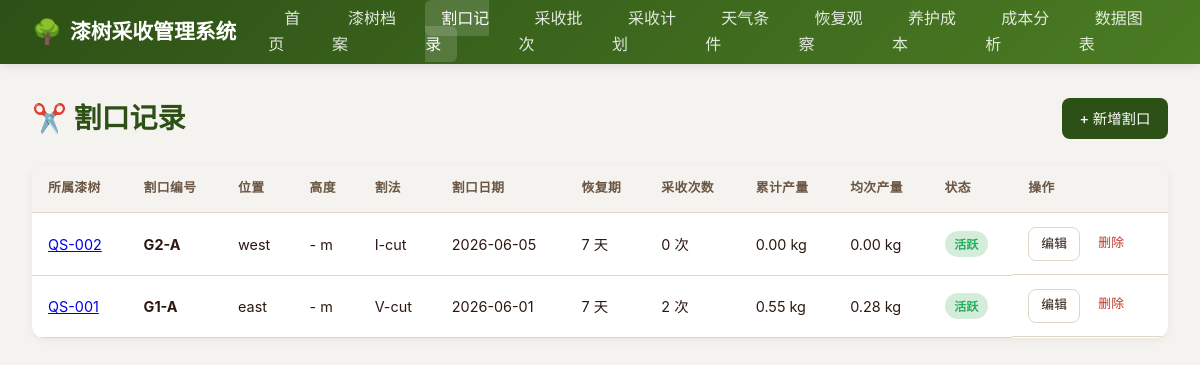
The app's page /incisions with its own data.
### models.py (models this page shows)
class Incision(Base):
    __tablename__ = "incisions"
    id = Column(Integer, primary_key=True, index=True)
    tree_id = Column(Integer, ForeignKey("lacquer_trees.id"), nullable=False)
    incision_code = Column(String(50), nullable=False)
    position = Column(String(100), nullable=False)
    height = Column(Float)
    method = Column(String(50), nullable=False)
    incision_date = Column(Date, nullable=False)
    recovery_days = Column(Integer, default=7)
    total_harvests = Column(Integer, default=0)
    total_yield = Column(Float, default=0.0)
    avg_yield = Column(Float, default=0.0)
    status = Column(String(20), default="活跃")
    remarks = Column(Text)
    tree = relationship("LacquerTree", back_populates="incisions")
    harvests = relationship("HarvestBatch", back_populates="incision", cascade="all, delete-orphan")

class LacquerTree(Base):
    __tablename__ = "lacquer_trees"
    id = Column(Integer, primary_key=True, index=True)
    tree_code = Column(String(50), unique=True, nullable=False, index=True)
    species = Column(String(100))
    age = Column(Integer)
    location = Column(String(200))
    altitude = Column(Float)
    soil_type = Column(String(100))
    planting_date = Column(Date)
    status = Column(String(20), default="正常")
    remarks = Column(Text)
    created_at = Column(DateTime(timezone=True), server_default=func.now())
    incisions = relationship("Incision", back_populates="tree", cascade="all, delete-orphan")
    observations = relationship("RecoveryObservation", back_populates="tree", cascade="all, delete-orphan")

### main.py (the view)
@app.get("/incisions", response_class=HTMLResponse)
async def list_incisions(request: Request, db: Session = Depends(get_db)):
    incisions = db.query(models.Incision).order_by(models.Incision.id.desc()).all()
    return templates.TemplateResponse("incisions/list.html", {"request": request, "incisions": incisions})

### templates/incisions/list.html (shortened to what this page needs)
{% extends "base.html" %}
{% block content %}
<div class="page-header">
  <h1 class="page-title">✂️ 割口记录</h1>
  <a href="/incisions/new" class="btn btn-primary">+ 新增割口</a>
</div>
<div class="card">
  <div class="card-body" style="padding: 0;">
    {% if incisions %}
    <table>
      <thead>
        <tr>
          <th>所属漆树</th>
          <th>割口编号</th>
          <th>位置</th>
          <th>高度</th>
          <th>割法</th>
          <th>割口日期</th>
          <th>恢复期</th>
          <th>采收次数</th>
          <th>累计产量</th>
          <th>均次产量</th>
          <th>状态</th>
          <th>操作</th>
        </tr>
      </thead>
      <tbody>
        {% for inc in incisions %}
        <tr>
          <td><a href="/trees/{{ inc.tree.id }}">{{ inc.tree.tree_code }}</a></td>
          <td><strong>{{ inc.incision_code }}</strong></td>
          <td>{{ inc.position }}</td>
          <td>{{ inc.height or '-' }} m</td>
          <td>{{ inc.method }}</td>
          <td>{{ inc.incision_date.strftime('%Y-%m-%d') }}</td>
          <td>{{ inc.recovery_days }} 天</td>
          <td>{{ inc.total_harvests }} 次</td>
          <td>{{ '%.2f'|format(inc.total_yield) }} kg</td>
          <td>{{ '%.2f'|format(inc.avg_yield) }} kg</td>
          <td>
            {% if inc.status == '活跃' %}<span class="badge badge-success">活跃</span>
            {% elif inc.status == '休眠' %}<span class="badge badge-warning">休眠</span>
            {% elif inc.status == '已封闭' %}<span class="badge badge-secondary">已封闭</span>
            {% else %}<span class="badge badge-secondary">{{ inc.status }}</span>{% endif %}
          </td>
          <td class="action-col">
            <a href="/incisions/{{ inc.id }}/edit" class="btn btn-outline btn-sm">编辑</a>
            <form method="POST" action="/incisions/{{ inc.id }}/delete" class="inline-form" onsubmit="return confirm('确定要删除该割口记录吗？相关采收记录将一并删除。');">
              <button type="submit" class="delete-btn">删除</button>
            </form>
          </td>
        </tr>
        {% endfor %}
      </tbody>
    </table>
    {% else %}
    <div class="empty-state">
      <div class="icon">✂️</div>
      <div>暂无割口记录</div>
      <div style="margin-top: 0.5rem; font-size: 0.85rem;">请先添加漆树，然后创建割口记录</div>
    </div>
    {% endif %}
  </div>
</div>
{% endblock %}

### templates/base.html (shortened to what this page needs)
<!DOCTYPE html>
<html lang="zh-CN">
<head>
  <link rel="stylesheet" href="/static/css/style.css">
</head>
<body>
  <nav class="navbar">
    <div class="navbar-inner">
      <a href="/" class="navbar-brand">
        <span>🌳</span>
        漆树采收管理系统
      </a>
      <ul class="navbar-nav">
        <li><a href="/" class="{% if request.url.path == '/' %}active{% endif %}">首页</a></li>
        <li><a href="/trees" class="{% if '/trees' in request.url.path and '/trees/' not in request.url.path %}active{% endif %}">漆树档案</a></li>
        <li><a href="/incisions" class="{% if '/incisions' in request.url.path %}active{% endif %}">割口记录</a></li>
        <li><a href="/harvests" class="{% if '/harvests' in request.url.path %}active{% endif %}">采收批次</a></li>
        <li><a href="/plans" class="{% if '/plans' in request.url.path %}active{% endif %}">采收计划</a></li>
        <li><a href="/weather" class="{% if '/weather' in request.url.path %}active{% endif %}">天气条件</a></li>
        <li><a href="/observations" class="{% if '/observations' in request.url.path %}active{% endif %}">恢复观察</a></li>
        <li><a href="/maintenance" class="{% if '/maintenance' in request.url.path %}active{% endif %}">养护成本</a></li>
        <li><a href="/cost-analysis" class="{% if '/cost-analysis' in request.url.path %}active{% endif %}">成本分析</a></li>
        <li><a href="/charts" class="{% if '/charts' in request.url.path %}active{% endif %}">数据图表</a></li>
      </ul>
    </div>
  </nav>
  <div class="container">
    {% block content %}{% endblock %}
  </div>
</body>
</html>

### static/css/style.css (style rules this page uses)
:root { --primary: #2d5016; --primary-light: #4a7c23; --secondary: #8b4513; --accent: #d4a574; --bg: #f5f3ef; --card: #ffffff; --text: #2c1810; --text-light: #6b5744; --border: #e0d5c5; --danger: #c0392b; --warning: #e67e22; --success: #27ae60; --info: #2980b9; }
* { margin: 0; padding: 0; box-sizing: border-box; }
body { font-family: -apple-system, BlinkMacSystemFont, "Segoe UI", "PingFang SC", "Microsoft YaHei", sans-serif; background: var(--bg); color: var(--text); line-height: 1.6; }
.navbar { background: linear-gradient(135deg, var(--primary), var(--primary-light)); padding: 0 2rem; box-shadow: 0 2px 10px rgba(0,0,0,0.1); position: sticky; top: 0; z-index: 100; }
.navbar-inner { max-width: 1400px; margin: 0 auto; display: flex; align-items: center; height: 64px; gap: 2rem; }
.navbar-brand { color: #fff; font-size: 1.3rem; font-weight: 700; text-decoration: none; display: flex; align-items: center; gap: 0.5rem; }
.navbar-brand span { font-size: 1.5rem; }
.navbar-nav { display: flex; list-style: none; gap: 0.25rem; flex: 1; }
.navbar-nav a { color: rgba(255,255,255,0.85); text-decoration: none; padding: 0.5rem 1rem; border-radius: 6px; font-weight: 500; transition: all 0.2s; }
.navbar-nav a:hover, .navbar-nav a.active { background: rgba(255,255,255,0.15); color: #fff; }
.container { max-width: 1400px; margin: 2rem auto; padding: 0 2rem; }
.page-header { display: flex; justify-content: space-between; align-items: center; margin-bottom: 1.5rem; flex-wrap: wrap; gap: 1rem; }
.page-title { font-size: 1.75rem; font-weight: 700; color: var(--primary); }
.card { background: var(--card); border-radius: 12px; box-shadow: 0 2px 8px rgba(0,0,0,0.06); margin-bottom: 1.5rem; overflow: hidden; }
.card-body { padding: 1.5rem; }
.btn { display: inline-flex; align-items: center; gap: 0.4rem; padding: 0.55rem 1.1rem; border: none; border-radius: 8px; font-size: 0.9rem; font-weight: 500; cursor: pointer; text-decoration: none; transition: all 0.2s; white-space: nowrap; }
.btn-primary { background: var(--primary); color: #fff; }
.btn-outline { background: transparent; border: 1px solid var(--border); color: var(--text); }
.btn-sm { padding: 0.35rem 0.75rem; font-size: 0.8rem; }
table { width: 100%; border-collapse: collapse; font-size: 0.9rem; }
th, td { padding: 0.85rem 1rem; text-align: left; border-bottom: 1px solid var(--border); }
th { background: var(--bg); font-weight: 600; color: var(--text-light); font-size: 0.8rem; text-transform: uppercase; letter-spacing: 0.03em; }
.badge { display: inline-block; padding: 0.2rem 0.6rem; border-radius: 999px; font-size: 0.75rem; font-weight: 600; }
.badge-success { background: #d4edda; color: var(--success); }
.action-col { display: flex; gap: 0.4rem; flex-wrap: wrap; }
.inline-form { display: inline; }
.delete-btn { background: none; border: none; color: var(--danger); cursor: pointer; font: inherit; padding: 0.35rem 0.75rem; border-radius: 8px; font-size: 0.8rem; font-weight: 500; display: inline-flex; align-items: center; gap: 0.4rem; }

### records on screen
Incision: tree.tree_code "QS-002", incision_code "G2-A", position "west", height "-", method "I-cut", incision_date "2026-06-05", recovery_days "7", total_harvests "0", total_yield "0.00", avg_yield "0.00", status "活跃"
Incision: tree.tree_code "QS-001", incision_code "G1-A", position "east", height "-", method "V-cut", incision_date "2026-06-01", recovery_days "7", total_harvests "2", total_yield "0.55", avg_yield "0.28", status "活跃"
